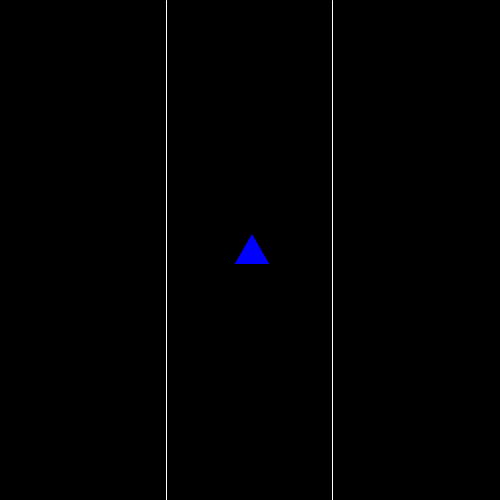
Frame 1 (no input)
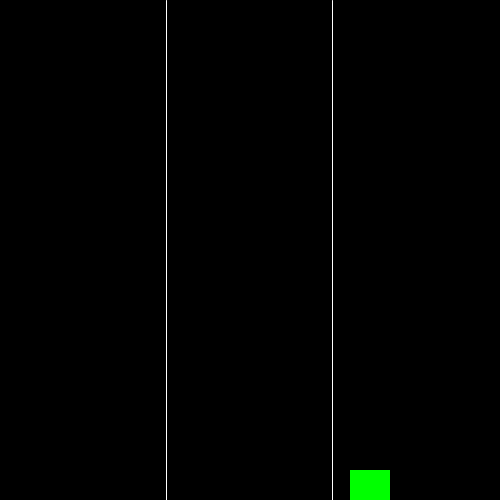
Frame 60 (the mouse pressed at the canvas centre just before this capture)
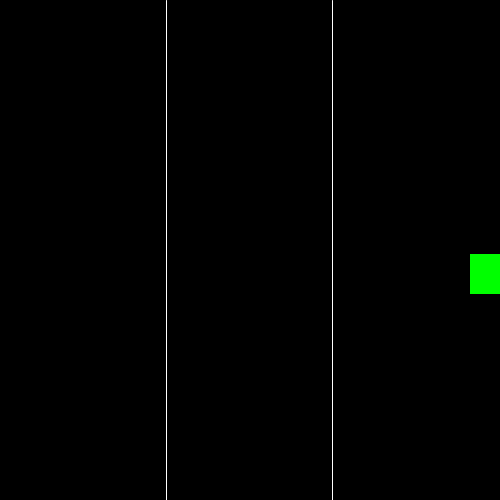
Frame 120 (the mouse held since frame 60 and released just before this capture)

The Processing sketch that drew these frames (run headless with seeded random() and noise(); from frame 60 on, the mouse is pressed at the canvas centre):

// Processing sketch: sketch_191030b
// ── sketch_191030b.pde
//グローバル変数
int posX;
int posY;
int speedX;
int speedY;
int diameter; //直径
float lineX1;
float lineX2;

void setup(){
  size(500,500);
  //初期値
  posX = width/2;
  posY = height/2;
  speedX = 2;
  speedY = 4;
  diameter = 40;
  //三等分の線のX座標
  lineX1 = width/3;
  lineX2 = lineX1*2;
}

void draw(){
  background(0);
  stroke(255);
  //三等分の先のX座標
  line(lineX1,0,lineX1,height);
  line(lineX2,0,lineX2,height);
  
  //座標の更新
  posX = posX + speedX;
  posY = posY + speedY;
  //跳ね返り
  if(posX > width || posX < 0){
    speedX = speedX * -1;
  }
  if(posY > height || posY < 0){
    speedY = speedY * -1;
  }
  //図形の描画
  noStroke();
  
  //もしposXが真ん中より小さかったら
  if(posX <= lineX1){  
    fill(255,0,0);
    ellipse(posX, posY, diameter, diameter);
  } else if(posX > lineX2) {
    fill(0,255,0);
    rectMode(CENTER);
    rect(posX,posY,diameter, diameter);
  } else {
    fill(0,0,255);
    triangle(posX+diameter/2*cos(radians(30)),posY+diameter/2*sin(radians(30)),posX+diameter/2*cos(radians(150)),posY+diameter/2*sin(radians(150)),posX+diameter/2*cos(radians(270)),posY+diameter/2*sin(radians(270)));
  } 
}
